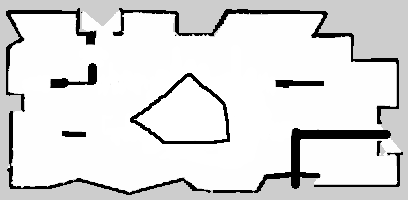
#> input picture Data/Map1/AMain/merge.pgm, 408 x 200 px, found by its file name
$ python hough.py
#> lines starting #> are read from the running program, lines starting #| are printed output that depends on the picture; after the words box and inside, x2 and y2 are one past the last pixel; in counts of white or black regions, pixels touching at a corner belong together
import cv2
import numpy as np

# --- Load image (binary map) ---
# map_fr52
dir = '/workspaces/00-CPP/Data/Map4/AMain/merge.pgm'
img = cv2.imread(dir, cv2.IMREAD_GRAYSCALE)
#> img is the input picture: shape (200, 408); min 0, max 255, mean 221

# Make sure it's binary (0 = wall, 255 = free)
_, bw = cv2.threshold(img, 127, 255, cv2.THRESH_BINARY)
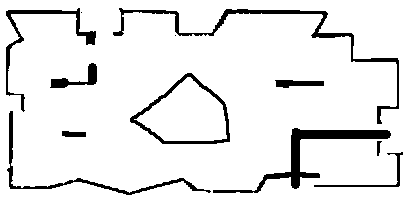
#> bw: shape (200, 408); 91.2% white; 12 black regions (2 under 20 px), largest, box (x1, y1, x2, y2) and area: (213, 128, 391, 193) 1767, (113, 8, 399, 124) 1621, (7, 111, 211, 195) 907

# --- Edge detection ---
edges = cv2.Canny(bw, 50, 150, apertureSize=3)
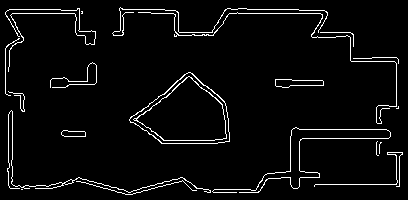
#> edges: shape (200, 408); 4.3% white in thin lines or dots

# --- Hough Transform ---
lines = cv2.HoughLines(edges, 1, np.pi/180, 120)  # tweak threshold if needed
#> lines = [[13, 1.57], [9, 1.57]]

angles = []
if lines is not None:
    for rho, theta in lines[:, 0]:
        angles.append(theta)
#> this loop made 2 passes
#> after the loop, angles = [1.57, 1.57]

# Compute dominant wall orientation
dominant_angle = np.median(angles)   # robust estimate
#> dominant_angle = 1.57
major_direction = (dominant_angle + np.pi/2) % np.pi
#> major_direction = 4.37e-08

print("Dominant wall angle (deg):", np.degrees(dominant_angle))
#| Dominant wall angle (deg): 90.0
print("Main free-space direction (deg):", np.degrees(major_direction))
#| Main free-space direction (deg): 2.5044781672654152e-06

# --- Visualization ---
# Convert grayscale map to BGR for drawing
vis = cv2.cvtColor(bw, cv2.COLOR_GRAY2BGR)

# Draw arrow from center of map in free-space direction
h, w = bw.shape
#> h = 200; w = 408
center = (w//2, h//2)
#> center = (204, 100)
length = min(w, h) // 3  # arrow length
#> length = 66

dx = int(length * np.cos(major_direction))
#> dx = 65
dy = int(length * np.sin(major_direction))
#> dy = 0

cv2.arrowedLine(vis, center, (center[0] + dx, center[1] + dy), (0, 0, 255), 3, tipLength=0.2)
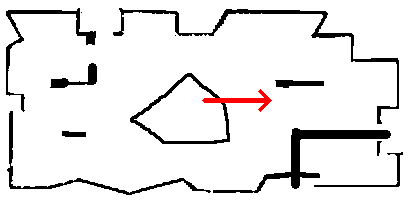
#> vis: shape (200, 408, 3); mean B, G, R 231.2, 231.2, 232.6

# Show results
cv2.imshow("Map with Direction", vis)
cv2.waitKey(0)
cv2.destroyAllWindows()
